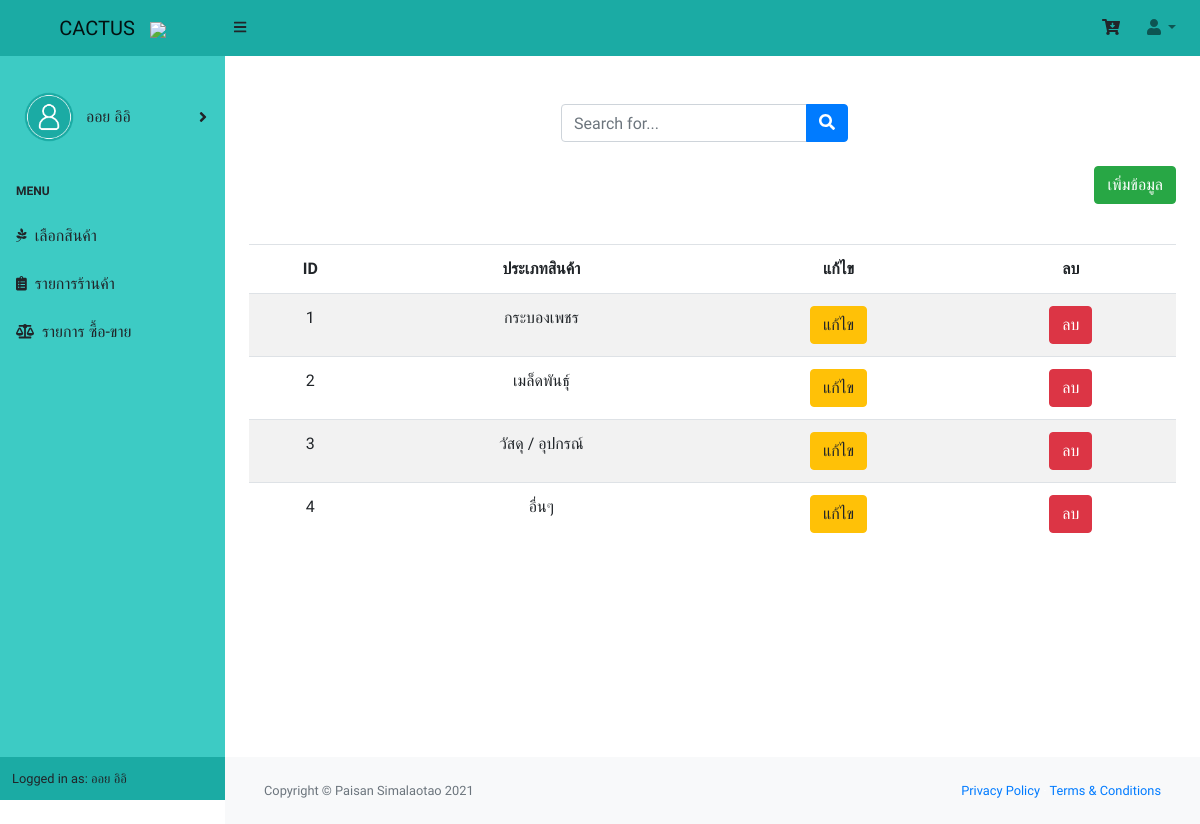
The app's page /show_product_type.php (signed in) with its own data.
### tables this page shows
CREATE TABLE `product_type` (
  `product_type_id` int(11) NOT NULL,
  `product_type_name` varchar(20) DEFAULT NULL
);

### show_product_type.php (the view, shortened to what this page needs)
<!DOCTYPE html>
<?php
    include "./connect/conn.php";
    include "./include/body.php";
?>
<html lang="en">
    <head>
        <link href="./css/styles2.css" rel="stylesheet" />
        <link href="https://cdn.datatables.net/1.10.20/css/dataTables.bootstrap4.min.css" rel="stylesheet" />
    </head>
<br>
    <center>
    <form class="d-none d-md-inline-block form-inline ml-auto mr-0 mr-md-3 my-2 my-md-0" id="form1" name="form1" action="show_shop.php" method="POST">
        <div class="input-group">
            <input class="form-control" type="text" placeholder="Search for..." aria-label="Search" aria-describedby="basic-addon2" id="search" name="search" autocomplete="off" />
            <div class="input-group-append">
                <button type="submit" class="btn btn-primary" type="button"><i class="fas fa-search"></i></button>
            </div>
        </div>
    </form>
    </center>
    <br>
    <?php
        $sql = "SELECT product_type.* FROM product_type";
        echo "<p align='right'><a href='insert_product_type.php' class='btn btn-success' role='button'>เพิ่มข้อมูล</a></p>";
        $result = $conn->query($sql);
        if ($result->num_rows > 0) {
            echo "<br>";
            echo "<table class='table table-striped table-hover' width='80%' align='center'>";
            echo "<thead>";
            echo "<tr>";
                echo "<td><center><b>ID</b></center></td>";
                echo "<td><center><b>ประเภทสินค้า</b></center></td>";
                echo "<td><center><b>แก้ไข</b></center></td>";
                echo "<td><center><b>ลบ</b></center></td>";
            echo "</tr>";
            echo "</thead>";
            while($result_array = $result->fetch_assoc()) {
                echo "<tr>";
                    echo "<td><center>".$result_array['product_type_id']."</center></td>";
                    echo "<td><center>".$result_array['product_type_name']."</center></td>";
                    echo "<td><center><a href='update_product_type.php?val=".$result_array['product_type_id']."'target='_self' class='btn btn-warning' role='button'>แก้ไข</a></center></td>";
                    echo "<td><center><a href='exec.php?val=".md5($result_array['product_type_id'])."&chk=delete_product_type'target='_self'onclick='return confirm(\"ยืนยันการลบข้อมูล\")' class='btn btn-danger' role='button'>ลบ</a></center></td>";
                echo "</tr>";
            }
            echo "</table>";
        }else{
            echo "<center>ไม่พบข้อมูล</center>";
        }
?>
                <footer class="py-4 bg-light mt-auto">
                    <div class="container-fluid">
                        <div class="d-flex align-items-center justify-content-between small">
                            <div class="text-muted">Copyright &copy; Paisan Simalaotao 2021</div>
                            <div>
                                <a href="#">Privacy Policy</a>
                                &middot;
                                <a href="#">Terms &amp; Conditions</a>
                            </div>
                        </div>
                    </div>
                </footer>
    </body>
</html>

### show_product_type.php (style rules this page uses)
body { font-family: 'Athiti', sans-serif; }
table { font-family: 'Athiti', sans-serif; font-size:medium; }
footer { background-color: #555; color: white; padding: 15px; }

### records on screen
product_type: product_type_id "1", product_type_name "กระบองเพชร"
product_type: product_type_id "2", product_type_name "เมล็ดพันธุ์"
product_type: product_type_id "3", product_type_name "วัสดุ / อุปกรณ์"
product_type: product_type_id "4", product_type_name "อื่นๆ"

### other values on screen
$_SESSION['ses_person_fname'] "ออย"
$_SESSION['ses_person_lname'] "อิอิ"
